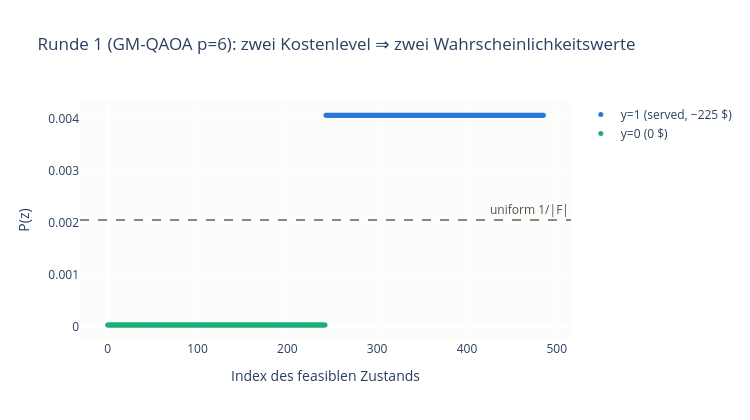

Source (notebook cell):
### Markdown cell above
### Warum bei einem Outage die Wahrscheinlichkeiten ungleich sind — und ohne Outage nicht

**Woher die Kostenlevel überhaupt kommen:** Die Runde-1-Diagonale enthält nur die *direkten* (z-only) Kosten, und davon gibt es genau einen Term — den **Resiliency-Erlös von −225 \$ pro bedientem Outage-Slot** (`y=1`, siehe `qc/instance.py::direct_costs`). Er ist der einzige Kostenanteil, der allein von einem Bit abhängt und nicht von den kontinuierlichen Leistungswerten. Alles andere (ToU-Energie, Demand Charge, Export-Erlös) hängt von `x` ab und kommt erst ab Runde 2 über Benders-Cuts in $H_C$. Ladeprofil, Import/Export-Bits und SoC-Band ändern das Kostenlevel in Runde 1 deshalb nicht.

**Ohne Outage:** Das y-Bit ist per Feasibility auf 0 gepinnt ⇒ der Resiliency-Term entfällt ⇒ alle direkten Kosten sind 0 ⇒ $E \equiv 0$ ⇒ die Kostenphase ist die Identität. Der Mixer angewandt auf den uniformen Zustand ergibt nur eine globale Phase ($\psi_z = \mathrm{mean}(\psi)$ für alle $z$). Es gibt nichts zu unterscheiden — die Verteilung bleibt exakt uniform, $P(z) = 1/486$. (Kein Bug: Runde 1 hat ohne Outage schlicht noch keine Kosteninformation; die kommt erst mit dem ersten Cut.)

**Mit Outage:** Das served-Bit $y$ im Outage-Slot bringt −225 \$ ⇒ zwei Kostenlevel $\{-225, 0\}$ ⇒ nach Normierung $E \in \{0, 1\}$. Die Kostenphase dreht nur die $y=0$-Gruppe; $\mathrm{mean}(\psi)$ liegt danach „zwischen“ beiden Gruppen. Die Spiegelung am Mittelwert interferiert für die günstige Gruppe konstruktiv, für die teure destruktiv — bei $\gamma = \beta = \pi/2$ und dem 50/50-Split hier sogar exakt: die $y=0$-Zustände landen auf Amplitude 0, die $y=1$-Zustände auf $1/\sqrt{243}$.

Entscheidend: $P(z)$ ist eine reine Funktion von $E(z)$ — **gleiche Kosten ⇒ exakt gleiche Wahrscheinlichkeit**. Deshalb gibt es genau so viele verschiedene $P$-Werte wie Kostenlevel: in Runde 1 zwei, entlang des einen y-Bits.

### Code cell
import plotly.graph_objects as go

# Volle Evolution mit den kalibrierten Defaults (p=6, Ramp-Winkel aus qc/qaoa.py)
probs_r1 = gm_qaoa(costs1, p=6)

# Kontrast: ohne Outage sind alle direkten Kosten 0 -> Verteilung bleibt exakt uniform
probs_flat = gm_qaoa(np.zeros(len(feas)), p=6)
print("ohne Outage:", np.unique(np.round(probs_flat, 12)), "= 1/486 überall")
print("mit Outage: ", np.unique(np.round(probs_r1, 12)), "-> genau 2 Werte")
print("P(y=1-Menge) =", round(float(probs_r1[served].sum()), 4), "| uniform wäre 0.5")

idx = np.arange(len(feas))
fig = go.Figure()
fig.add_hline(y=1 / len(feas), line_dash="dash", line_color="#898781",
              annotation_text="uniform 1/|F|", annotation_font_color="#52514e")
fig.add_scatter(x=idx[served], y=probs_r1[served], mode="markers",
                marker=dict(color="#2a78d6", size=5), name="y=1 (served, −225 $)")
fig.add_scatter(x=idx[~served], y=probs_r1[~served], mode="markers",
                marker=dict(color="#1baf7a", size=5), name="y=0 (0 $)")
fig.update_layout(
    title="Runde 1 (GM-QAOA p=6): zwei Kostenlevel ⇒ zwei Wahrscheinlichkeitswerte",
    xaxis_title="Index des feasiblen Zustands", yaxis_title="P(z)",
    width=750, height=420, plot_bgcolor="#fcfcfb",
)
fig.show()

### Figure 1 — Plotly figure (JSON) as saved in the notebook; plotly's stock layout.template omitted (floating-point values rounded to 4 significant figures; data arrays with more than 128 entries replaced by an {"elided": "..."} marker saying what was removed)
{"data": [{"marker": {"color": "#2a78d6", "size": 5}, "mode": "markers", "name": "y=1 (served, −225 $)", "type": "scatter", "x": {"elided": "243 int values"}, "y": {"elided": "243 float values"}}, {"marker": {"color": "#1baf7a", "size": 5}, "mode": "markers", "name": "y=0 (0 $)", "type": "scatter", "x": {"elided": "243 int values"}, "y": {"elided": "243 float values"}}], "layout": {"annotations": [{"font": {"color": "#52514e"}, "showarrow": false, "text": "uniform 1/|F|", "x": 1, "xanchor": "right", "xref": "x domain", "y": 0.002058, "yanchor": "bottom", "yref": "y"}], "height": 420, "plot_bgcolor": "#fcfcfb", "shapes": [{"line": {"color": "#898781", "dash": "dash"}, "type": "line", "x0": 0, "x1": 1, "xref": "x domain", "y0": 0.002058, "y1": 0.002058, "yref": "y"}], "title": {"text": "Runde 1 (GM-QAOA p=6): zwei Kostenlevel ⇒ zwei Wahrscheinlichkeitswerte"}, "width": 750, "xaxis": {"title": {"text": "Index des feasiblen Zustands"}}, "yaxis": {"title": {"text": "P(z)"}}}}
